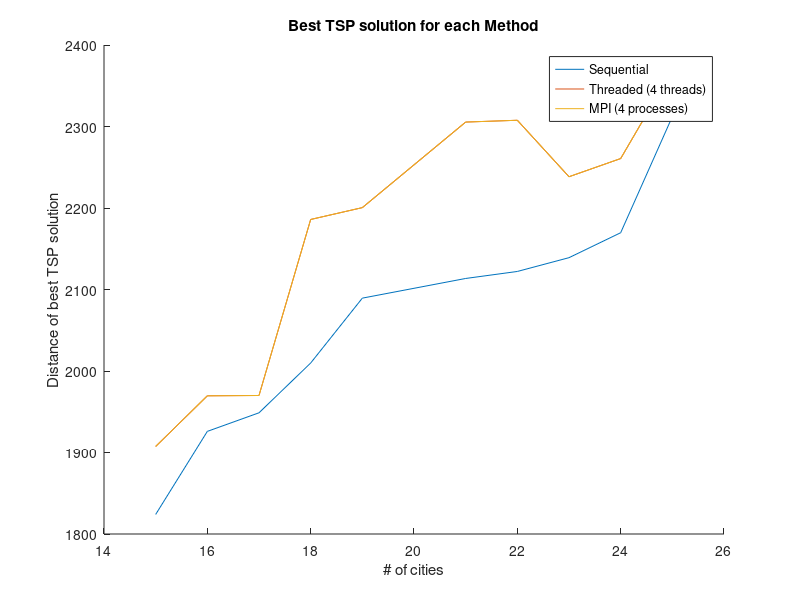
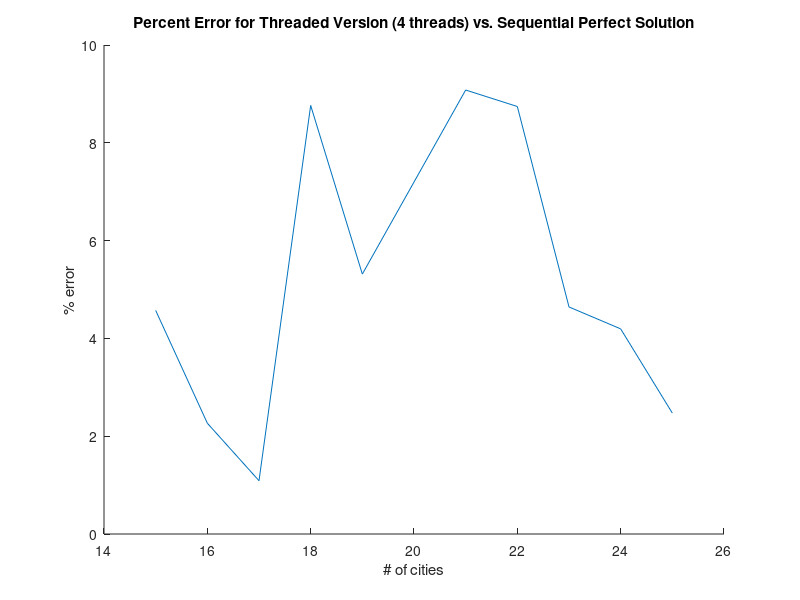

Here is the MATLAB script that generated these plots, in order:
accuracy_measures = [
    15, 1824.007384, 1907.410399, 1907.410399;
    16, 1925.920728, 1969.558699, 1969.558699;
    17, 1948.714059, 1969.955500, 1969.955500;
    18, 2009.792361, 2185.931969, 2185.931969;
    19, 2089.410146, 2200.467632, 2200.467632;
    21, 2113.540385, 2305.439236, 2305.439236;
    22, 2122.136262, 2307.660320, 2307.660320;
    23, 2139.050036, 2238.366671, 2238.366671;
    24, 2169.661973, 2260.677125, 2260.677125;
    25, 2312.181097, 2369.344695, 2369.344695;
];

figure(1)
hold on

plot(accuracy_measures(:, 1), accuracy_measures(:, 2))
plot(accuracy_measures(:, 1), accuracy_measures(:, 3))
plot(accuracy_measures(:, 1), accuracy_measures(:, 4))

title("Best TSP solution for each Method")
legend("Sequential","Threaded (4 threads)","MPI (4 processes)");

xlabel("# of cities");
ylabel("Distance of best TSP solution");

hold off




figure(2)
hold on

err = ((accuracy_measures(:, 3) - accuracy_measures(:, 2)) ./ accuracy_measures(:, 2)) .* 100;
plot(accuracy_measures(:, 1), err);

title("Percent Error for Threaded Version (4 threads) vs. Sequential Perfect Solution")
xlabel("# of cities");
ylabel("% error");

hold off
